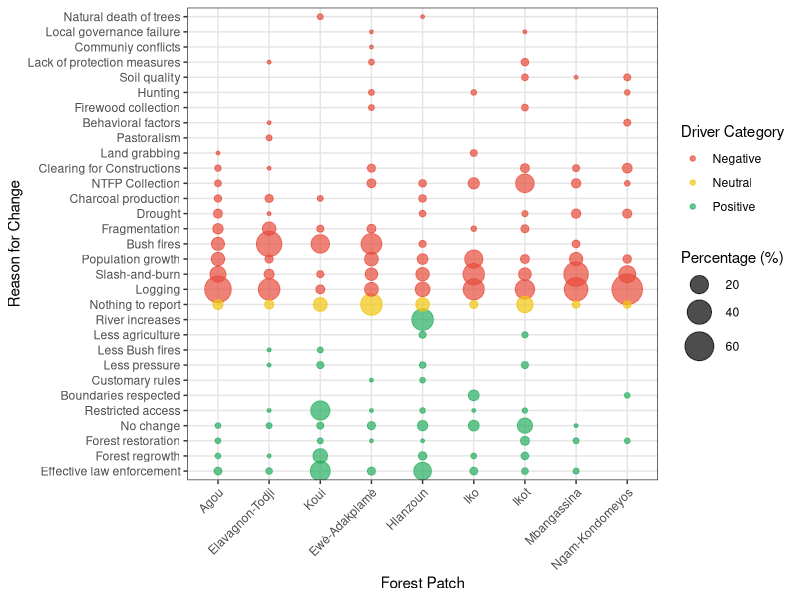
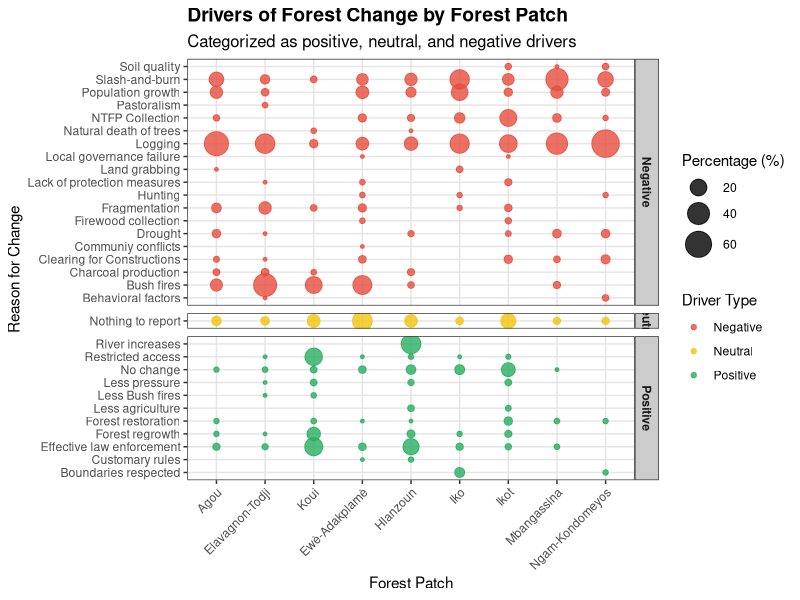

Here is the R script that generated these plots, in order:
# Load required libraries
library(ggplot2)
library(dplyr)
library(tidyr)
library(readr)

# Create the dataframe directly from the provided data
forest_data <- read.table(text = "Forest_patch\tReason_for_change_5ys\tpercentage
Agou\tLogging\t50
Agou\tSlash-and-burn\t14.2
Agou\tPopulation growth\t9.1
Agou\tBush fires\t8.5
Agou\tFragmentation\t4.3
Agou\tNothing to report\t4
Agou\tDrought\t2.8
Agou\tEffective law enforcement\t1.7
Agou\tCharcoal production\t1.4
Agou\tNTFP Collection\t1.1
Agou\tClearing for Constructions\t0.9
Agou\tForest regrowth\t0.6
Agou\tForest restoration\t0.6
Agou\tNo change\t0.6
Agou\tLand grabbing\t0.3
Elavagnon-Todji\tBush fires\t44.8
Elavagnon-Todji\tLogging\t30.4
Elavagnon-Todji\tFragmentation\t9.2
Elavagnon-Todji\tSlash-and-burn\t3.9
Elavagnon-Todji\tNothing to report\t2.9
Elavagnon-Todji\tCharcoal production\t2
Elavagnon-Todji\tPopulation growth\t2
Elavagnon-Todji\tEffective law enforcement\t1
Elavagnon-Todji\tNo change\t0.7
Elavagnon-Todji\tPastoralism\t0.7
Elavagnon-Todji\tBehavioral factors\t0.3
Elavagnon-Todji\tClearing for Constructions\t0.3
Elavagnon-Todji\tDrought\t0.3
Elavagnon-Todji\tForest regrowth\t0.3
Elavagnon-Todji\tLack of protection measures\t0.3
Elavagnon-Todji\tLess Bush fires\t0.3
Elavagnon-Todji\tLess pressure\t0.3
Elavagnon-Todji\tRestricted access\t0.3
Ewè-Adakplamè\tNothing to report\t30.6
Ewè-Adakplamè\tBush fires\t27.7
Ewè-Adakplamè\tLogging\t9.8
Ewè-Adakplamè\tPopulation growth\t9.8
Ewè-Adakplamè\tSlash-and-burn\t7.5
Ewè-Adakplamè\tFragmentation\t2.6
Ewè-Adakplamè\tNTFP Collection\t2.6
Ewè-Adakplamè\tClearing for Constructions\t2
Ewè-Adakplamè\tEffective law enforcement\t2
Ewè-Adakplamè\tNo change\t2
Ewè-Adakplamè\tFirewood collection\t0.7
Ewè-Adakplamè\tHunting\t0.7
Ewè-Adakplamè\tLack of protection measures\t0.7
Ewè-Adakplamè\tCommuniy conflicts\t0.3
Ewè-Adakplamè\tCustomary rules\t0.3
Ewè-Adakplamè\tForest restoration\t0.3
Ewè-Adakplamè\tLocal governance failure\t0.3
Ewè-Adakplamè\tRestricted access\t0.3
Hlanzoun\tRiver increases\t30.4
Hlanzoun\tEffective law enforcement\t18.6
Hlanzoun\tLogging\t11.5
Hlanzoun\tNothing to report\t9.6
Hlanzoun\tSlash-and-burn\t9
Hlanzoun\tPopulation growth\t4.8
Hlanzoun\tNo change\t4.2
Hlanzoun\tForest regrowth\t2.2
Hlanzoun\tCharcoal production\t1.6
Hlanzoun\tNTFP Collection\t1.6
Hlanzoun\tBush fires\t1.3
Hlanzoun\tLess agriculture\t1.3
Hlanzoun\tDrought\t1
Hlanzoun\tLess pressure\t1
Hlanzoun\tCustomary rules\t0.6
Hlanzoun\tRestricted access\t0.6
Hlanzoun\tForest restoration\t0.3
Hlanzoun\tNatural death of trees\t0.3
Iko\tSlash-and-burn\t29.7
Iko\tLogging\t28.8
Iko\tPopulation growth\t19.8
Iko\tNTFP Collection\t5.5
Iko\tBoundaries respected\t4.7
Iko\tNo change\t4.7
Iko\tNothing to report\t2
Iko\tEffective law enforcement\t1.7
Iko\tLand grabbing\t1.2
Iko\tForest regrowth\t0.6
Iko\tFragmentation\t0.6
Iko\tHunting\t0.6
Iko\tRestricted access\t0.3
Ikot\tLogging\t23.4
Ikot\tNTFP Collection\t21
Ikot\tNothing to report\t15.4
Ikot\tNo change\t12.5
Ikot\tSlash-and-burn\t7.7
Ikot\tClearing for Constructions\t2.7
Ikot\tForest restoration\t2.7
Ikot\tPopulation growth\t2.7
Ikot\tFragmentation\t1.9
Ikot\tForest regrowth\t1.6
Ikot\tLack of protection measures\t1.6
Ikot\tLess pressure\t1.3
Ikot\tEffective law enforcement\t1.1
Ikot\tFirewood collection\t1.1
Ikot\tSoil quality\t1.1
Ikot\tDrought\t0.8
Ikot\tLess agriculture\t0.8
Ikot\tRestricted access\t0.5
Ikot\tLocal governance failure\t0.3
Koui\tEffective law enforcement\t24.7
Koui\tRestricted access\t22.7
Koui\tBush fires\t20.7
Koui\tForest regrowth\t11.3
Koui\tNothing to report\t10
Koui\tLogging\t2.7
Koui\tFragmentation\t1.3
Koui\tLess pressure\t1.3
Koui\tNo change\t1.3
Koui\tSlash-and-burn\t1.3
Koui\tCharcoal production\t0.7
Koui\tForest restoration\t0.7
Koui\tLess Bush fires\t0.7
Koui\tNatural death of trees\t0.7
Mbangassina\tSlash-and-burn\t41.1
Mbangassina\tLogging\t37.4
Mbangassina\tPopulation growth\t8.9
Mbangassina\tDrought\t3
Mbangassina\tNTFP Collection\t3
Mbangassina\tBush fires\t1.7
Mbangassina\tNothing to report\t1.7
Mbangassina\tClearing for Constructions\t1.3
Mbangassina\tEffective law enforcement\t0.7
Mbangassina\tForest restoration\t0.7
Mbangassina\tNo change\t0.3
Mbangassina\tSoil quality\t0.3
Ngam-Kondomeyos\tLogging\t68
Ngam-Kondomeyos\tSlash-and-burn\t16.9
Ngam-Kondomeyos\tClearing for Constructions\t3.5
Ngam-Kondomeyos\tDrought\t2.9
Ngam-Kondomeyos\tPopulation growth\t2.3
Ngam-Kondomeyos\tNothing to report\t1.7
Ngam-Kondomeyos\tBehavioral factors\t1.2
Ngam-Kondomeyos\tSoil quality\t1.2
Ngam-Kondomeyos\tBoundaries respected\t0.6
Ngam-Kondomeyos\tForest restoration\t0.6
Ngam-Kondomeyos\tHunting\t0.6
Ngam-Kondomeyos\tNTFP Collection\t0.6", 
                          sep = "\t", header = TRUE, stringsAsFactors = FALSE)

# Rename columns for clarity
colnames(forest_data) <- c("Forest_patch", "Reason", "Percentage")

# Define forest patch order
patch_order <- c("Agou", "Elavagnon-Todji", "Koui", "Ewè-Adakplamè", "Hlanzoun",
                 "Iko", "Ikot", "Mbangassina", "Ngam-Kondomeyos")

# Convert Forest_patch to factor with specified order
forest_data$Forest_patch <- factor(forest_data$Forest_patch, levels = patch_order)

# Define categories for reasons
positive_drivers <- c(
  "Effective law enforcement",
  "Forest regrowth",
  "Forest restoration",
  "No change",
  "Restricted access",
  "Boundaries respected",
  "Customary rules",
  "Less pressure",
  "Less Bush fires",
  "Less agriculture",
  "River increases"
)

negative_drivers <- c(
  "Logging",
  "Slash-and-burn",
  "Population growth",
  "Bush fires",
  "Fragmentation",
  "Drought",
  "Charcoal production",
  "NTFP Collection",
  "Clearing for Constructions",
  "Land grabbing",
  "Pastoralism",
  "Behavioral factors",
  "Firewood collection",
  "Hunting",
  "Soil quality",
  "Lack of protection measures",
  "Communiy conflicts",
  "Local governance failure",
  "Natural death of trees"
)

neutral <- c("Nothing to report")

# Create a new column for categorizing reasons
forest_data$Category <- ifelse(forest_data$Reason %in% positive_drivers, "Positive",
                               ifelse(forest_data$Reason %in% negative_drivers, "Negative", "Neutral"))

# Create a new column for ordering reasons within categories
forest_data$Reason_ordered <- factor(
  forest_data$Reason,
  levels = c(positive_drivers, neutral, negative_drivers)
)

# Create a color palette based on the three categories
forest_data$Color <- ifelse(forest_data$Category == "Positive", "#27AE60",
                            ifelse(forest_data$Category == "Negative", "#E74C3C", "#F1C40F"))

# Plot with reasons ordered by category (positive on top, neutral in middle, negative at bottom)
ggplot(forest_data, aes(x = Forest_patch, y = Reason_ordered, size = Percentage, color = Category)) +
  geom_point(alpha = 0.7) +
  scale_size_continuous(range = c(1, 10), name = "Percentage (%)") +
  scale_color_manual(values = c("Negative" = "#E74C3C", "Neutral" = "#F1C40F", "Positive" = "#27AE60"),
                     name = "Driver Category") +
  theme_bw() +
  theme(
    axis.text.x = element_text(angle = 45, hjust = 1),
    panel.grid.major = element_line(color = "grey90"),
    panel.grid.minor = element_line(color = "grey95"),
    legend.position = "right",
    plot.title = element_text(size = 14, face = "bold"),
    plot.subtitle = element_text(size = 12)
  ) +
  labs(
    #title = "Drivers of Forest Change by Forest Patch",
    #subtitle = "Positive drivers (green) on top, negative drivers (red) on bottom",
    x = "Forest Patch",
    y = "Reason for Change"
  )

# Add facet to clearly separate categories
ggplot(forest_data, aes(x = Forest_patch, y = reorder(Reason, -as.numeric(Category)), size = Percentage, color = Category)) +
  geom_point(alpha = 0.8) +
  facet_grid(Category ~ ., scales = "free_y", space = "free_y") +
  scale_size_continuous(range = c(1, 9), name = "Percentage (%)") +
  scale_color_manual(values = c("Negative" = "#E74C3C", "Neutral" = "#F1C40F", "Positive" = "#27AE60"),
                     name = "Driver Type") +
  theme_bw() +
  theme(
    axis.text.x = element_text(angle = 45, hjust = 1),
    panel.grid.major = element_line(color = "grey90"),
    panel.grid.minor = element_line(color = "grey95"),
    strip.background = element_rect(fill = "grey80"),
    strip.text = element_text(face = "bold"),
    legend.position = "right",
    plot.title = element_text(size = 14, face = "bold"),
    plot.subtitle = element_text(size = 12)
  ) +
  labs(
    title = "Drivers of Forest Change by Forest Patch",
    subtitle = "Categorized as positive, neutral, and negative drivers",
    x = "Forest Patch",
    y = "Reason for Change"
  )

# If you want to save the plots
# ggsave("forest_change_categorized_dotplot.png", width = 14, height = 16, dpi = 300)
# ggsave("forest_change_faceted_dotplot.png", width = 14, height = 16, dpi = 300)